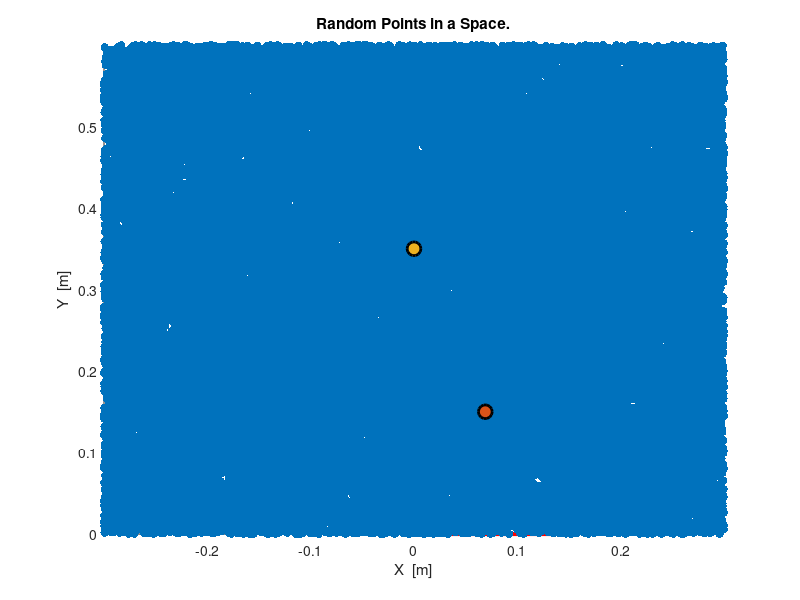

MATLAB code for this plot:
% 部分拘束typeAにおけるプランニングのテスト
% ランダムな点をプロット, スタート地点とゴール地点をプロット

clear;

apply_points = [];
first_pos = [0.069, 0.150];
goal_pos = [0.0, 0.35];


points = 50000;
points = points - 1;

min_theta = 90;
max_theta = 114.4;
half_range = max_theta - min_theta;
average_theta = (min_theta + max_theta) / 2;

% xとyの乱数を生成 (-1, 1の範囲)

random_point = [0.6 * rand(points, 1) - 0.3, 0.6 * rand(points, 1)];
random_point = [random_point; goal_pos];

figure;

hold on;

grid on;

axis([-0.3 0.3 0.0 0.6]);
scatter(random_point(:, 1), random_point(:, 2), 'filled');
scatter(first_pos(1), first_pos(2), 100, 'filled', "g", 'MarkerEdgeColor', 'k', 'LineWidth', 2);
scatter(goal_pos(1), goal_pos(2), 100, 'filled', "r", 'MarkerEdgeColor', 'k', 'LineWidth', 2);

% x軸の描画
%line([0 0.2], [0 0], 'Color', 'red', 'LineWidth', 2); 
quiver(0.0, 0.0, 0.15, 0.0, 'Color', 'red', 'LineWidth', 3);
% y軸の描画
%line([0 0], [0 0.2], 'Color', 'green', 'LineWidth', 2); 
quiver(0.0, 0.0, 0.0, 0.15, 'Color', 'green', 'LineWidth', 3);


xlabel('X  [m]');
ylabel('Y  [m]');

title('Random Points in a Space.')

hold off;